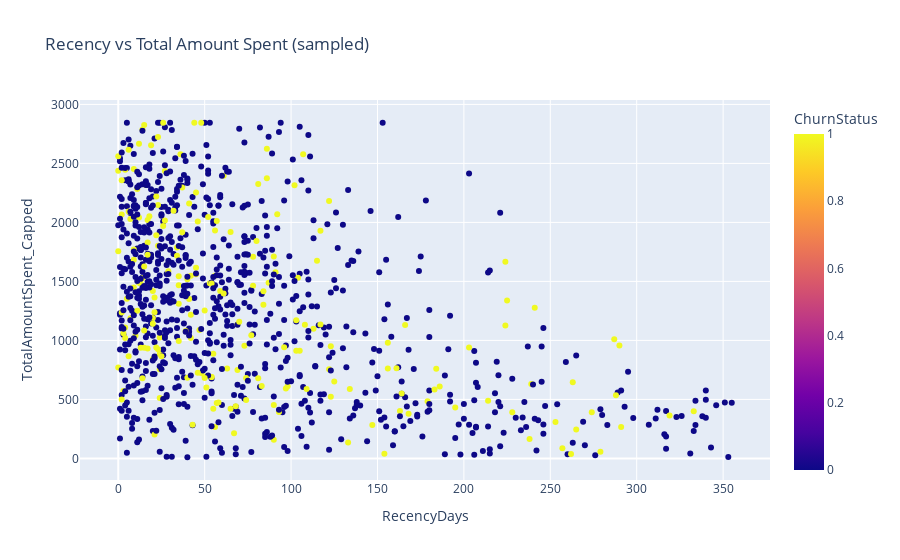

Write notebook code for a chart like this one.
### Code cell
if all(c in df_enc.columns for c in ['RecencyDays', 'TotalAmountSpent_Capped', 'ChurnStatus']):
    fig = px.scatter(df_enc.sample(min(2000, len(df_enc))), x='RecencyDays', y='TotalAmountSpent_Capped',
                    color='ChurnStatus', title='Recency vs Total Amount Spent (sampled)')
fig.show()

### Figure 1 — Plotly figure (JSON) as saved in the notebook; plotly's stock layout.template omitted (floating-point values rounded to 4 significant figures; data arrays with more than 128 entries replaced by an {"elided": "..."} marker saying what was removed)
{"data": [{"hovertemplate": "RecencyDays=%{x}<br>TotalAmountSpent_Capped=%{y}<br>ChurnStatus=%{marker.color}<extra></extra>", "legendgroup": "", "marker": {"color": {"elided": "1000 int values"}, "coloraxis": "coloraxis", "symbol": "circle"}, "mode": "markers", "name": "", "orientation": "v", "showlegend": false, "type": "scatter", "x": {"elided": "1000 int values"}, "xaxis": "x", "y": {"elided": "1000 float values"}, "yaxis": "y"}], "layout": {"coloraxis": {"colorbar": {"title": {"text": "ChurnStatus"}}, "colorscale": [[0, "#0d0887"], [0.1111, "#46039f"], [0.2222, "#7201a8"], [0.3333, "#9c179e"], [0.4444, "#bd3786"], [0.5556, "#d8576b"], [0.6667, "#ed7953"], [0.7778, "#fb9f3a"], [0.8889, "#fdca26"], [1, "#f0f921"]]}, "legend": {"tracegroupgap": 0}, "title": {"text": "Recency vs Total Amount Spent (sampled)"}, "xaxis": {"anchor": "y", "domain": [0, 1], "title": {"text": "RecencyDays"}}, "yaxis": {"anchor": "x", "domain": [0, 1], "title": {"text": "TotalAmountSpent_Capped"}}}}
